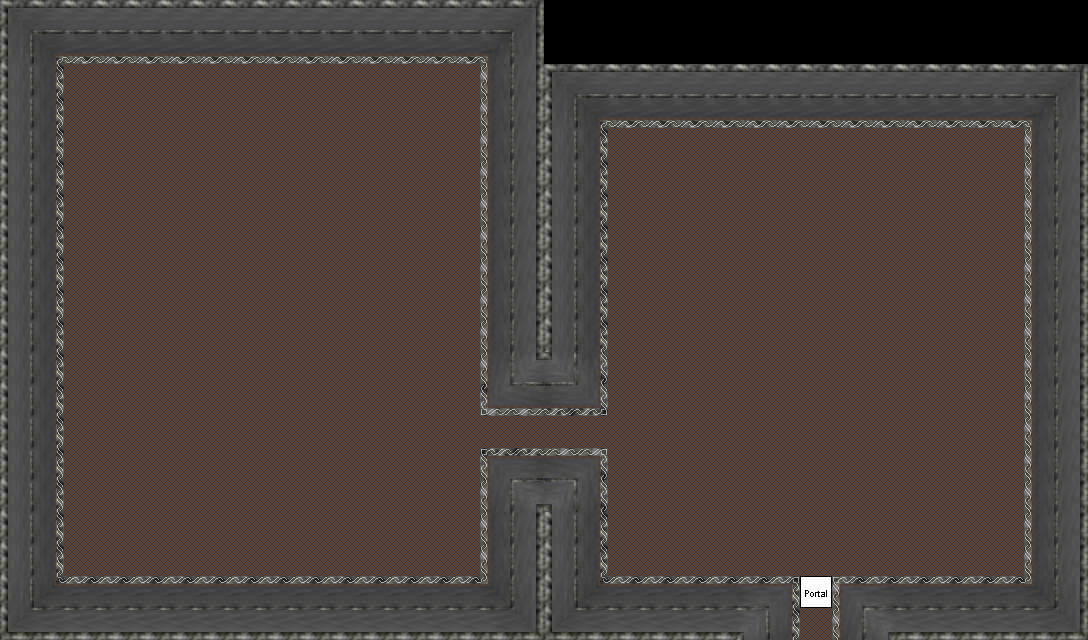

A level layout from a 2D game, rendered from its tile map. Below: a short description, then the map file with tile-grid data replaced by summaries:
An orthogonal 34x20 tile map with 32x32 px tiles, 6 tile layers (0_floor, 1_terrain, 2_object, 3_roof, ...), 2 hidden layers not drawn, 4 tilesets.

<map version="1.2" tiledversion="1.3.0" orientation="orthogonal" renderorder="right-down" compressionlevel="0" width="34" height="20" tilewidth="32" tileheight="32" infinite="0" nextlayerid="9" nextobjectid="1">
 <tileset firstgid="1" name="logic/collision" tilewidth="32" tileheight="32" tilecount="1" columns="1">
  <image source="../../tileset/logic/collision.png" width="32" height="32" />
 </tileset>
 <tileset firstgid="2" name="int_grey" tilewidth="32" tileheight="32" tilecount="121" columns="11">
  <image source="../../tileset/building/wall/int_grey.png" width="352" height="352" />
 </tileset>
 <tileset firstgid="123" name="floor_tiles" tilewidth="32" tileheight="32" tilecount="9" columns="3">
  <image source="../../tileset/ground/indoor/floor_tiles.png" width="96" height="96" />
 </tileset>
 <tileset firstgid="132" name="logic/portal" tilewidth="32" tileheight="32" tilecount="24" columns="8">
  <image source="../../tileset/logic/portal.png" width="256" height="96" />
 </tileset>
 <layer id="1" name="0_floor" width="34" height="20">
  <data>[680 cells, 646 non-empty, 1 distinct tile ids]</data>
 </layer>
 <layer id="2" name="1_terrain" width="34" height="20">
  <data>[680 cells, 250 non-empty, 34 distinct tile ids]</data>
 </layer>
 <layer id="3" name="2_object" width="34" height="20">
  <data>[680 cells, 0 non-empty, 0 distinct tile ids]</data>
 </layer>
 <layer id="4" name="3_roof" width="34" height="20">
  <data>[680 cells, 0 non-empty, 0 distinct tile ids]</data>
 </layer>
 <layer id="5" name="4_roof_add" width="34" height="20">
  <data>[680 cells, 0 non-empty, 0 distinct tile ids]</data>
 </layer>
 <layer id="6" name="objects" width="34" height="20">
  <data>[680 cells, 1 non-empty, 1 distinct tile ids]</data>
 </layer>
 <layer id="7" name="collision" width="34" height="20" visible="0" opacity="0.24">
  <data>[680 cells, 285 non-empty, 1 distinct tile ids]</data>
 </layer>
 <layer id="8" name="protection" width="34" height="20" visible="0" opacity="0.2">
  <data>[680 cells, 0 non-empty, 0 distinct tile ids]</data>
 </layer>
</map>
